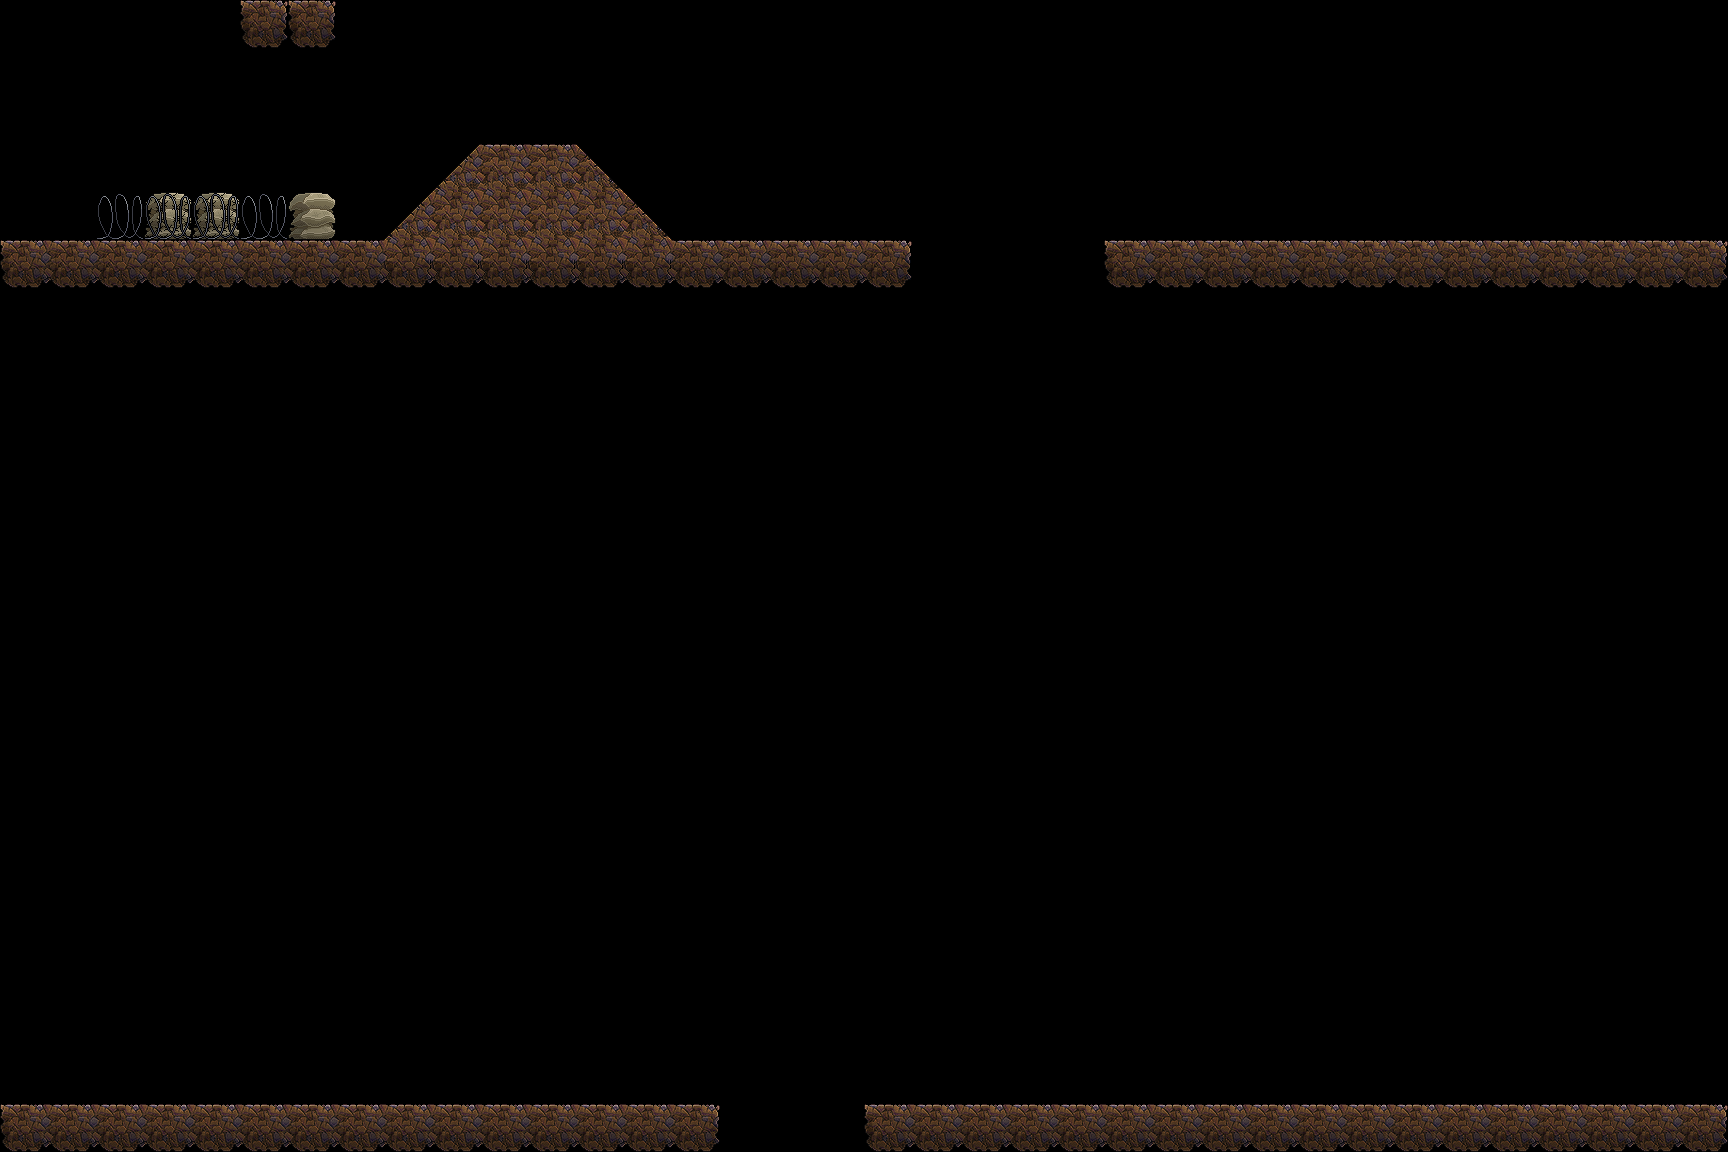

Tiled map render using the project's own tile images. Description and the map definition, with tile-layer contents summarised, below:
An orthogonal 36x24 tile map with 48x48 px tiles, 5 tile layers (Ground, Objects, SlopeLeft, SlopeRight, ...).

<map version="1.0" orientation="orthogonal" width="36" height="24" tilewidth="48" tileheight="48">
 <tileset firstgid="1" name="TilesetUpdated" tilewidth="48" tileheight="48">
  <image source="../img/tileset.png" width="192" height="240" />
  <tile id="0">
   <properties>
    <property name="solid" value="" />
   </properties>
  </tile>
 </tileset>
 <layer name="Ground" width="36" height="24">
  <data>[864 cells, 71 non-empty, 6 distinct tile ids]</data>
 </layer>
 <layer name="Objects" width="36" height="24">
  <data>[864 cells, 5 non-empty, 2 distinct tile ids]</data>
 </layer>
 <layer name="SlopeLeft" width="36" height="24">
  <data>[864 cells, 2 non-empty, 1 distinct tile ids]</data>
 </layer>
 <layer name="SlopeRight" width="36" height="24">
  <data>[864 cells, 2 non-empty, 1 distinct tile ids]</data>
 </layer>
 <layer name="Foreground" width="36" height="24">
  <data>[864 cells, 4 non-empty, 1 distinct tile ids]</data>
 </layer>
</map>
